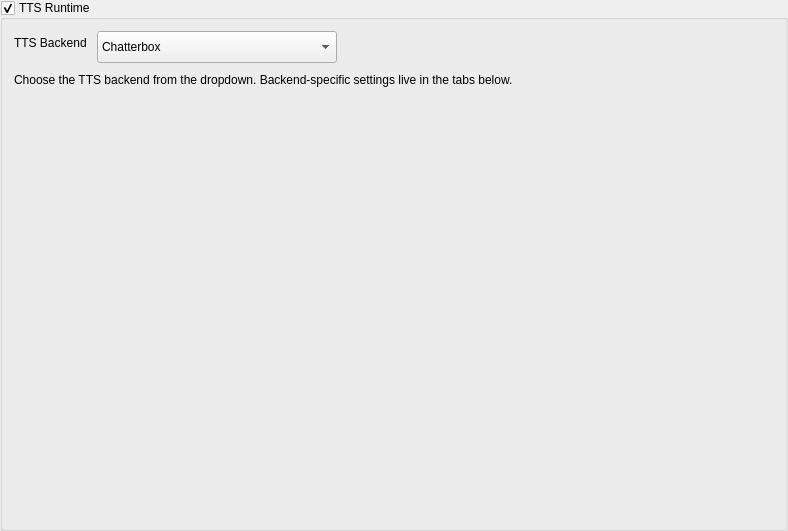
              <widget class="QGroupBox" name="tts_runtime_box">
               <property name="title">
                <string>TTS Runtime</string>
               </property>
               <property name="checkable">
                <bool>true</bool>
               </property>
               <property name="checked">
                <bool>true</bool>
               </property>
               <layout class="QVBoxLayout" name="ttsRuntimeLayout">
                <property name="spacing">
                 <number>10</number>
                </property>
                <property name="sizeConstraint">
                 <enum>QLayout::SizeConstraint::SetDefaultConstraint</enum>
                </property>
                <item>
                 <layout class="QFormLayout" name="ttsBackendSelectorForm">
                  <property name="fieldGrowthPolicy">
                   <enum>QFormLayout::FieldGrowthPolicy::ExpandingFieldsGrow</enum>
                  </property>
                  <item row="0" column="0">
                   <widget class="QLabel" name="tts_backend_label">
                    <property name="text">
                     <string>TTS Backend</string>
                    </property>
                   </widget>
                  </item>
                  <item row="0" column="1">
                   <widget class="QComboBox" name="tts_backend_combo">
                    <property name="minimumSize">
                     <size>
                      <width>240</width>
                      <height>32</height>
                     </size>
                    </property>
                    <property name="maximumSize">
                     <size>
                      <width>360</width>
                      <height>16777215</height>
                     </size>
                    </property>
                    <item>
                     <property name="text">
                      <string>Chatterbox</string>
                     </property>
                    </item>
                    <item>
                     <property name="text">
                      <string>PocketTTS</string>
                     </property>
                    </item>
                    <item>
                     <property name="text">
                      <string>Gemini TTS Preview</string>
                     </property>
                    </item>
                   </widget>
                  </item>
                 </layout>
                </item>
                <item>
                 <widget class="QLabel" name="tts_runtime_hint_label">
                  <property name="text">
                   <string>Choose the TTS backend from the dropdown. Backend-specific settings live in the tabs below.</string>
                  </property>
                  <property name="wordWrap">
                   <bool>true</bool>
                  </property>
                 </widget>
                </item>
                <item>
                 <widget class="QTabWidget" name="tts_runtime_addon_tabs">
                  <property name="minimumSize">
                   <size>
                    <width>760</width>
                    <height>420</height>
                   </size>
                  </property>
                  <property name="maximumSize">
                   <size>
                    <width>16777215</width>
                    <height>1360</height>
                   </size>
                  </property>
                  <property name="visible">
                   <bool>true</bool>
                  </property>
                  <property name="documentMode">
                   <bool>true</bool>
                  </property>
                 </widget>
                </item>
               </layout>
             </widget>
